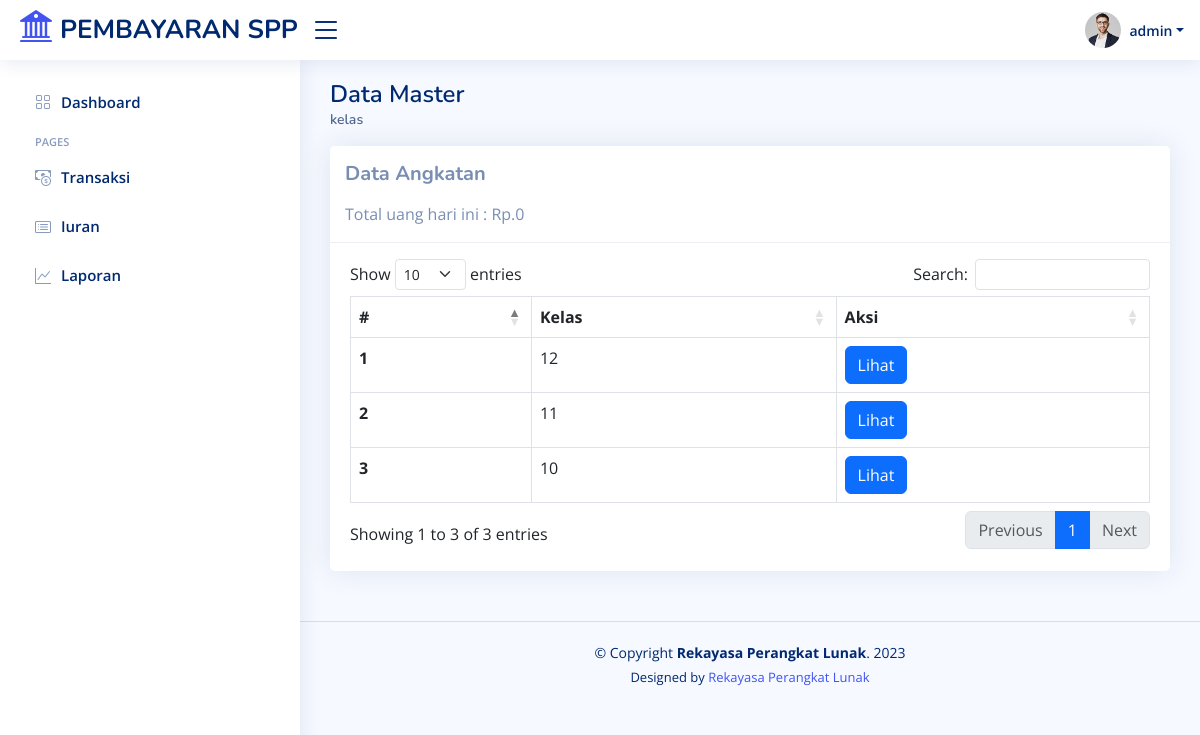
Page /views/data_angkatan.php (signed in) on the committed database.
### tables this page shows
CREATE TABLE `angkatan` (
  `id` int(225) NOT NULL,
  `angkatan_tahun` int(225) NOT NULL
);

### views/data_angkatan.php (the view, shortened to what this page needs)
<?php
  include "../back/koneksi.php";
  $query = "SELECT * FROM angkatan";
  $sql = mysqli_query($conn, $query);
  $no = 1;
 ?>
<?php include "V_head.php"; ?>
  <?php include "V_header.php"; ?>
  <?php include "V_sidebar.php"; ?>
  <main id="main" class="main">
  	<div class="pagetitle">
      <h1>Data Master</h1>
      <nav>
        <ol class="breadcrumb">
          <li class="breadcrumb-item active bold">kelas</li>
        </ol>
      </nav>
    </div>
  	<section class="section">
      <div class="row">
        <div class="col-lg-12">
          <div class="card">
          	<div class="card-header py-3">
              <?php
                $tanggal = date("Y-m-d");
                $resultP = mysqli_fetch_assoc(mysqli_query($conn, "SELECT SUM(jumlah_dibayar) FROM pembayaranrecord WHERE tanggal_bayar LIKE '%$tanggal%'"));
               ?>
          		<h5><strong>Data Angkatan</strong></h5>
              <div class="mt-3">
                Total uang hari ini : Rp.<?= number_format($resultP['SUM(jumlah_dibayar)']); ?>
              </div>
          	</div>
            <div class="card-body mt-3">
              <div class="table-responsive">
                <table class="table table-bordered" id="dataTable">
                <thead>
                  <tr>
                    <th scope="col">#</th>
                    <th scope="col">Kelas</th>
                    <th scope="col">Aksi</th>
                  </tr>
                </thead>
                <tbody>
                  <?php while ($result = mysqli_fetch_assoc($sql)) { ?>
                  <tr>
                    <th scope="row"><?= $no++;  ?></th>
                    <td><?= $result['angkatan_tahun'];  ?></td>
                    <td>
                      <a href="kelas_iuran.php?angkatan=<?= $result['id']; ?>" class=" btn btn-primary">Lihat</a>
                    </td>
                  </tr>
                <?php } ?>
                </tbody>
              </table>
              </div>
            </div>
          </div>
        </div>
      </div>
    </section>
  </main>
<?php include "V_footer.php"; ?>

### assets/css/style.css (style rules this page uses)
:root { scroll-behavior: smooth; }
body { font-family: "Open Sans", sans-serif; background: #f6f9ff; color: #444444; }
a { color: #4154f1; text-decoration: none; }
h1, h2, h3, h4, h5, h6 { font-family: "Nunito", sans-serif; }
#main { margin-top: 60px; padding: 20px 30px; transition: all 0.3s; }
.pagetitle { margin-bottom: 10px; }
.pagetitle h1 { font-size: 24px; margin-bottom: 0; font-weight: 600; color: #012970; }
.card { margin-bottom: 30px; border: none; border-radius: 5px; box-shadow: 0px 0 30px rgba(1, 41, 112, 0.1); }
.card-header, .card-footer { border-color: #ebeef4; background-color: #fff; color: #798eb3; padding: 15px; }
.card-body { padding: 0 20px 20px 20px; }
.breadcrumb { font-size: 14px; font-family: "Nunito", sans-serif; color: #899bbd; font-weight: 600; }
.breadcrumb .breadcrumb-item::before { color: #899bbd; }
.breadcrumb .active { color: #51678f; font-weight: 600; }
@media (min-width: 1200px) { #main, #footer { margin-left: 300px; } }

### rows in the picture
angkatan: angkatan_tahun "12"
angkatan: angkatan_tahun "11"
angkatan: angkatan_tahun "10"

### other values in the picture
$_SESSION['nama'] "admin"
$resultP['SUM(jumlah_dibayar)'] "0"
